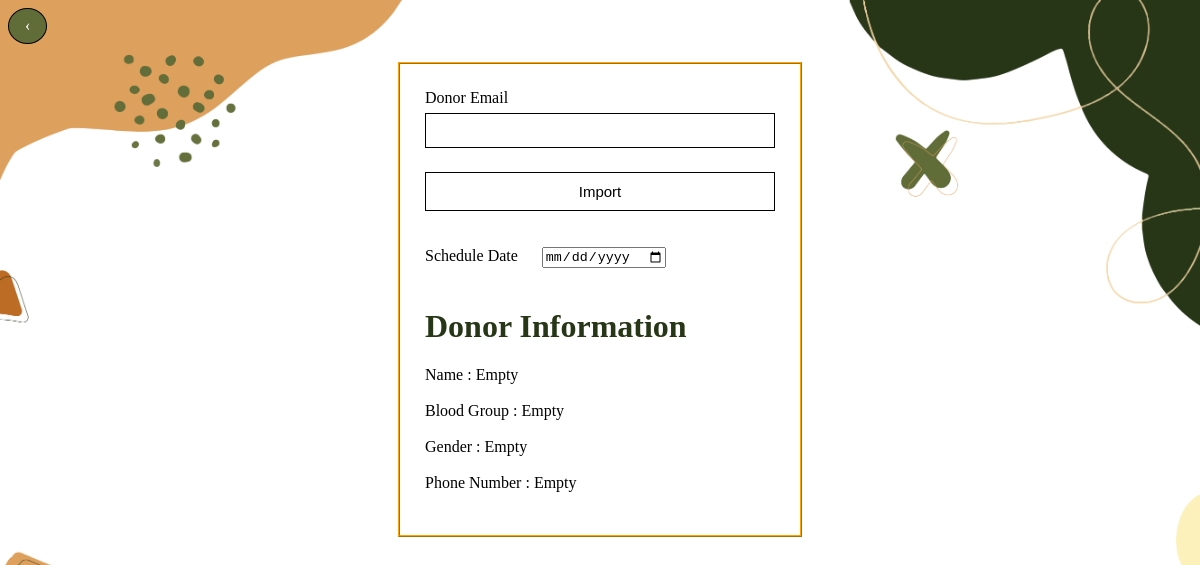
Before: /view/create-new-schedule.php?donorEmail=rianulamin99@gmail.com (signed in) with the older database file.
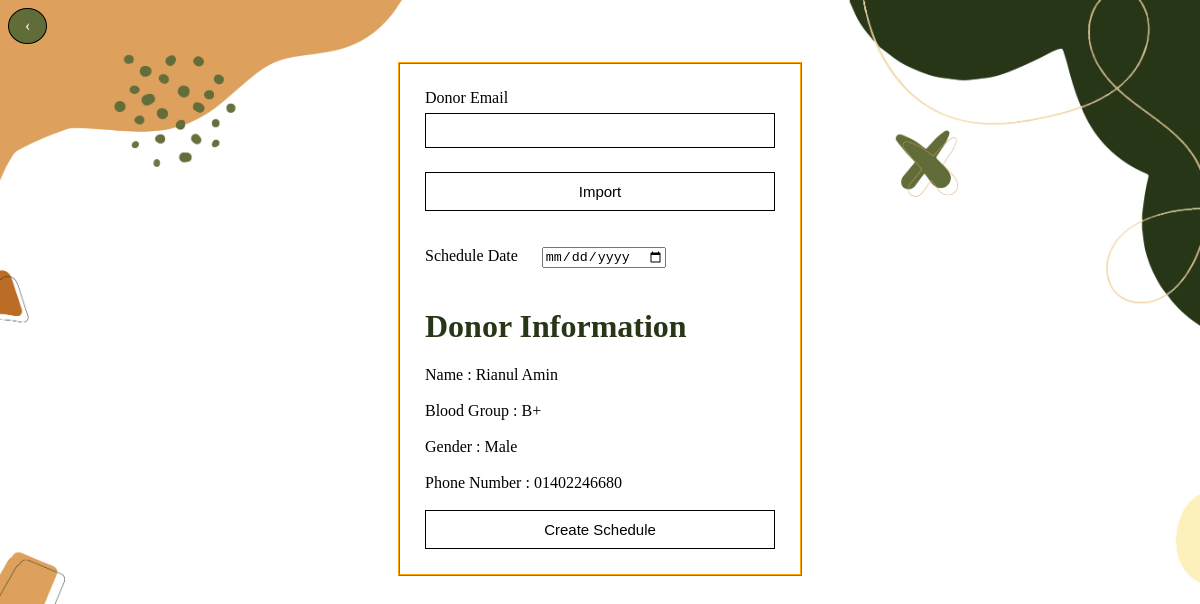
After: the same page with the newer database file.
### tables this page shows
CREATE TABLE `userinfo` (
  `UserID` int(11) NOT NULL,
  `FirstName` varchar(40) NOT NULL,
  `LastName` varchar(40) NOT NULL,
  `Email` varchar(40) NOT NULL,
  `Password` varchar(40) NOT NULL,
  `BloodGroup` varchar(10) NOT NULL,
  `DOB` varchar(10) NOT NULL,
  `Gender` varchar(10) NOT NULL,
  `Country` varchar(40) NOT NULL,
  `Phone` varchar(15) NOT NULL,
  `ProfilePicture` varchar(160) NOT NULL,
  `Role` varchar(15) NOT NULL
);

### model/database.php (called while the page is built)
<?php
function dbConnection(){
    $conn = mysqli_connect('localhost', 'root', '', 'BloodBankManagementSystem');
    return $conn;
}
?>

### model/user-info-model.php (called while the page is built, shortened)
<?php
require_once('database.php');
class UserModel {
    private $con;
    private static $instance;
    public function __construct() {
        $this->con = dbConnection();
    }
    public static function getInstance() {
        if (!UserModel::$instance) {
            UserModel::$instance = new UserModel();
        }
        return UserModel::$instance;
    }
    public function getUserByMail($email) {
        $sql = "SELECT * FROM UserInfo WHERE Email = '$email'";
        $result = mysqli_query($this->con, $sql);
        $row = mysqli_fetch_assoc($result);
        return $row;
    }
}
?>

### view/create-new-schedule.php (the view, shortened to what this page needs)
<?php
require_once('../model/user-info-model.php');
$donor = null;
if(isset($_GET['donorEmail'])){
    $donor = UserModel::getInstance()->getUserByMail($_GET['donorEmail']);
}
?>
<!DOCTYPE html>
<html lang="en">
<head>
    <link rel="stylesheet" href="css/style.css">
</head>
<body>
<a href="manager-home.php" class="backButton">&#8249;</a><br><br>
<table width="27%" border="1" cellspacing="0" cellpadding="25" class="table">
    <tr>
        <td>
            <form action="" method="get">
                Donor Email <br>
                <input type="email" name="donorEmail">
                <br><br>
                <button type="submit" class="btn submit">Import</button>
            </form>
            <br><br>
            <form action="../controller/create-new-schedule-controller.php" method="post">
                Schedule Date &nbsp;&nbsp;&nbsp;&nbsp;
                <input type="date" name="scheduleDate">
                <br><br>
                <h1>Donor Information</h1>
                Name : <?php if($donor != null) {echo $donor['FirstName'] . " " . $donor['LastName']; } else echo "Empty" ?> <br><br>
                Blood Group : <?php if($donor != null) {echo $donor['BloodGroup']; } else echo "Empty" ?> <br><br>
                Gender : <?php if($donor != null) {echo $donor['Gender']; } else echo "Empty" ?> <br><br>
                Phone Number : <?php if($donor != null) {echo $donor['Phone']; } else echo "Empty" ?> <br><br>
                <?php
                    if($donor != null) {
                        ?>
                            <button type="submit"  class="btn submit">Create Schedule</button>
                        <?php
                    }
                ?>
            </form>
        </td>
    </tr>
</table>
</body>
</html>

Changed rows visible on the page:
now on this page (row edited): userinfo: FirstName "Rianul", LastName "Amin", BloodGroup "B+", Gender "Male", Phone "01402246680"
Other visible differences:
text no longer shown: "Empty Empty Empty Empty"
text now shown: "Create Schedule"
